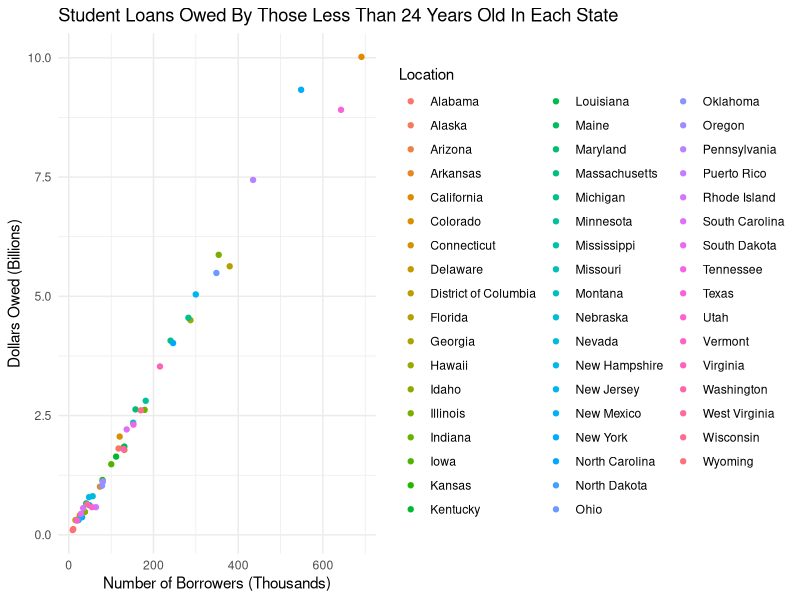

R code for this plot:
library(tidyverse)


#Importing data into a dataframe.
loan_agestate <- read.csv("../data/Student_Loan_Balances_by_Age_by_State.csv")

Locations<- c(loan_agestate$Location)

#Creating a scatterplot, with each color representing a state.
#Showing how number of borrowers relates to dollars owed.

loan_agestate %>%
  ggplot(aes(x = borrowers_LE24,
             y = dollars_LE24,
             colour = Location))+
  geom_point()+
  labs(x = "Number of Borrowers (Thousands)",
       y = "Dollars Owed (Billions)",
       title = "Student Loans Owed By Those Less Than 24 Years Old In Each State")+
  theme_minimal()

